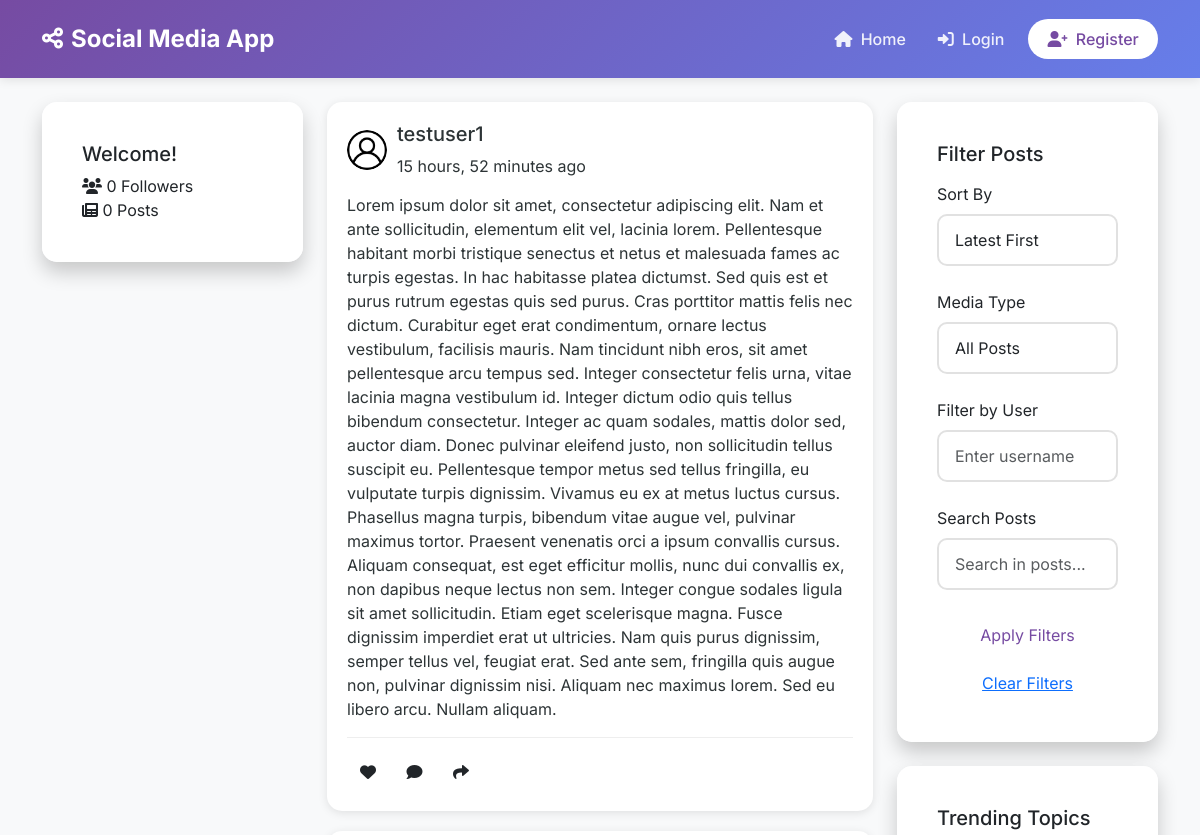
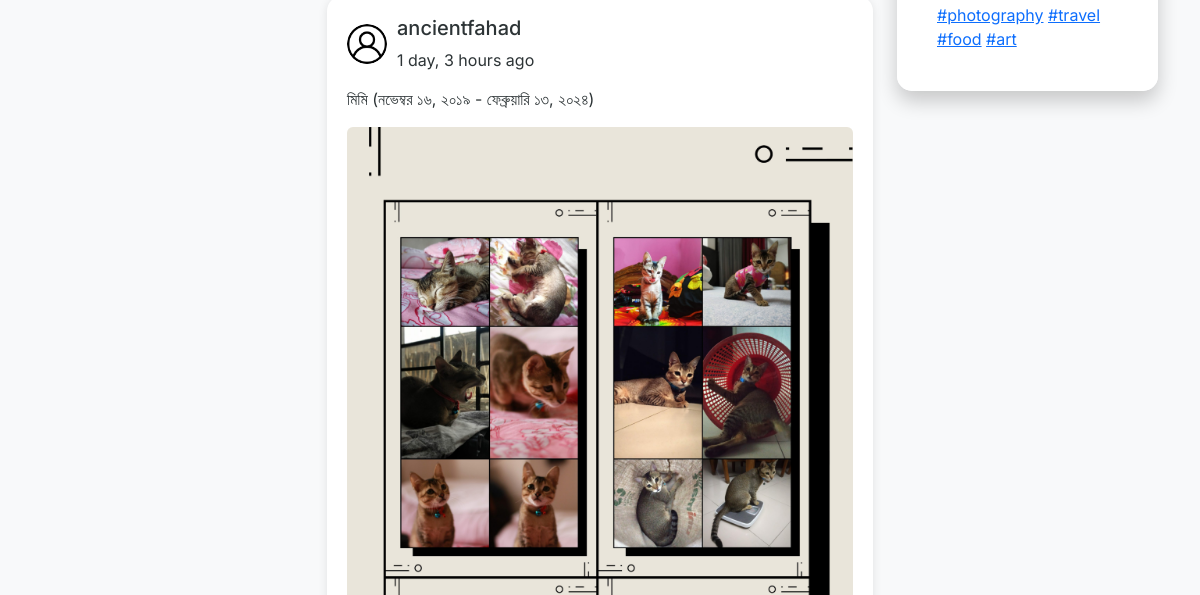
/ (upper part), run on an earlier commit of the app's database (2 pictures, top to bottom).
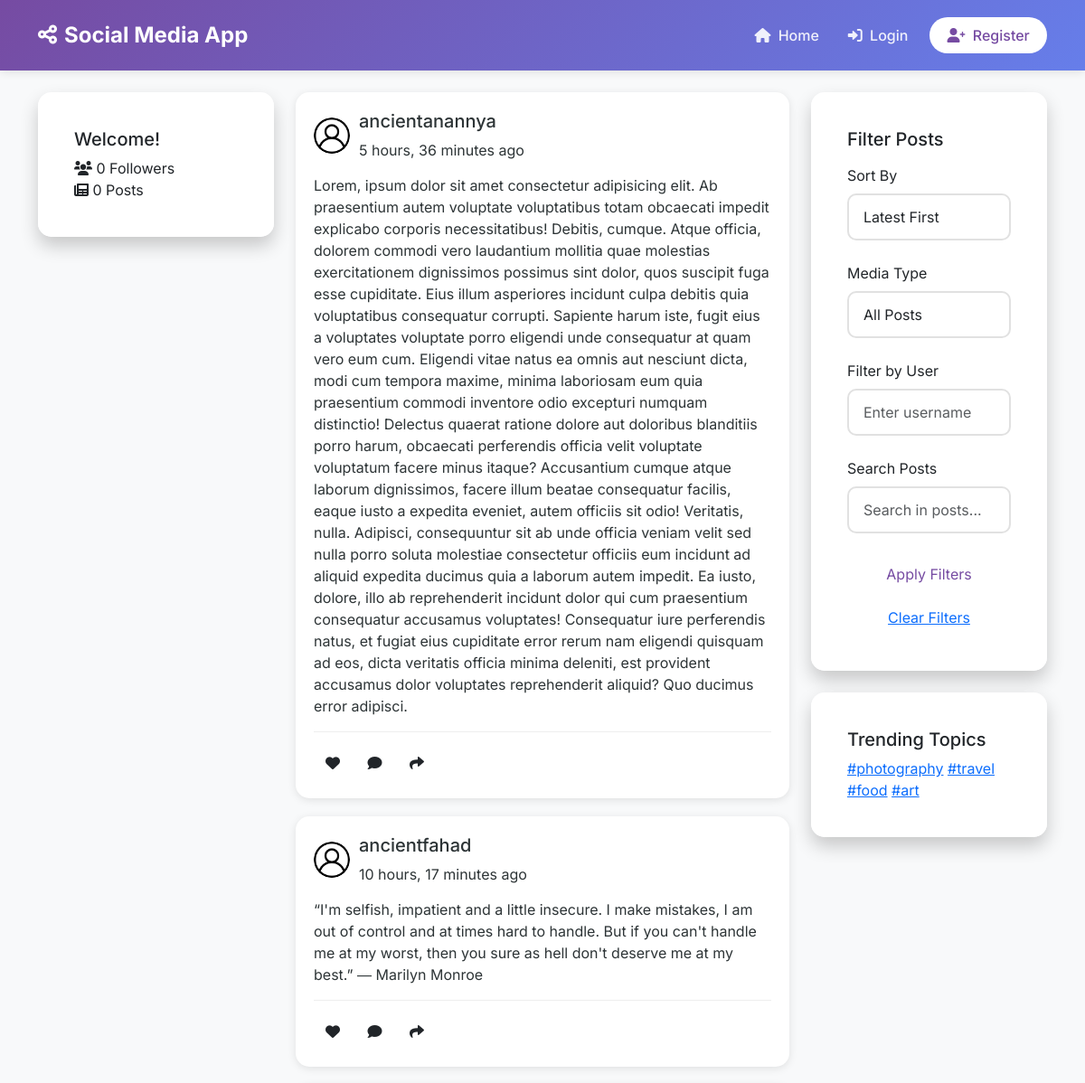
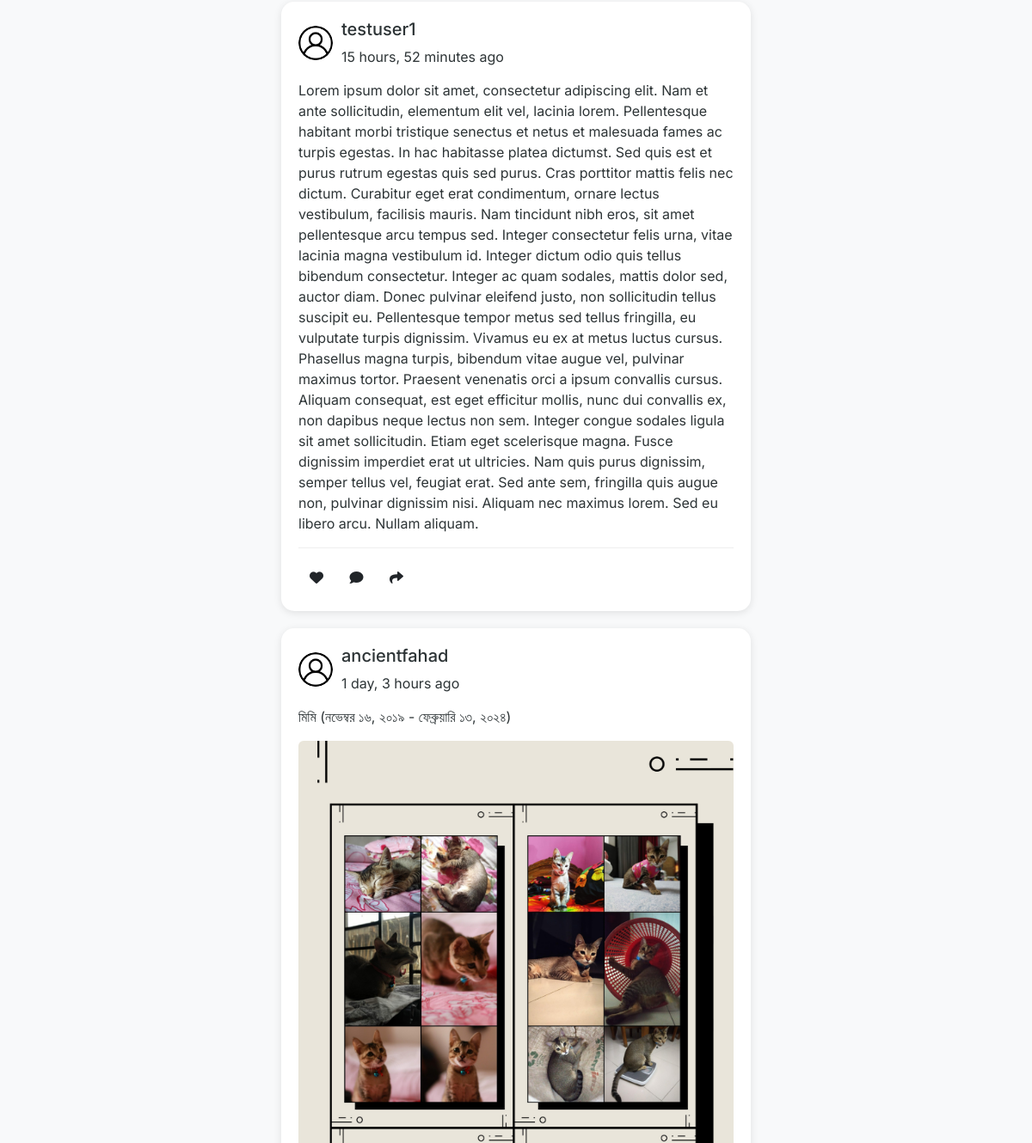
And on a later commit of the database (2 pictures, top to bottom).
### core/models.py (models this page shows, shortened)
class Post(models.Model):
    user = models.ForeignKey(User, on_delete=models.CASCADE, related_name='posts')
    content = models.TextField()
    image = models.ImageField(upload_to='posts/', blank=True, null=True)
    created_at = models.DateTimeField(auto_now_add=True)
    updated_at = models.DateTimeField(auto_now=True)
    class Meta:
        ordering = ['-created_at']

### core/views.py (the view)
# urls.py: path('', views.HomeView.as_view(), name='home'),
class HomeView(ListView):
    model = Post
    template_name = 'core/home.html'
    context_object_name = 'posts'
    paginate_by = 10
    def get_queryset(self):
        queryset = Post.objects.all()
        date_filter = self.request.GET.get('date', 'latest')
        if date_filter == 'oldest':
            queryset = queryset.order_by('created_at')
        else:
            queryset = queryset.order_by('-created_at')
        media_filter = self.request.GET.get('media', 'all')
        print(f"HomeView - Media filter: {media_filter}")
        if media_filter == 'text':
            queryset = queryset.filter(Q(image__isnull=True) | Q(image=''))
            print(f"HomeView - Text-only posts: {queryset.count()}")
        elif media_filter == 'images':
            queryset = queryset.exclude(Q(image__isnull=True) | Q(image=''))
            print(f"HomeView - Image posts: {queryset.count()}")
        user_filter = self.request.GET.get('user', '')
        if user_filter:
            queryset = queryset.filter(user__username__iexact=user_filter)
        search_query = self.request.GET.get('q', '')
        if search_query:
            queryset = queryset.filter(content__icontains=search_query)
        print(f"HomeView - Final queryset count: {queryset.count()}")
        return queryset
    def get_context_data(self, **kwargs):
        context = super().get_context_data(**kwargs)
        context['date_filter'] = self.request.GET.get('date', 'latest')
        context['media_filter'] = self.request.GET.get('media', 'all')
        context['user_filter'] = self.request.GET.get('user', '')
        context['search_query'] = self.request.GET.get('q', '')
        return context

### templates/core/home.html (shortened to what this page needs)
{% extends 'base.html' %}
{% load static %}
{% block content %}
<div class="home-container">
    <div class="row">
        <div class="col-lg-3 d-none d-lg-block">
            <div class="card sidebar-card">
                <div class="card-body">
                    <h5 class="sidebar-title">Welcome{% if user.is_authenticated %}, {{ user.username }}{% endif %}!</h5>
                    <div class="quick-stats">
                        <div class="stat-item">
                            <i class="fas fa-users"></i>
                            <span>{{ user.followers.count|default:"0" }} Followers</span>
                        </div>
                        <div class="stat-item">
                            <i class="fas fa-newspaper"></i>
                            <span>{{ user.posts.count|default:"0" }} Posts</span>
                        </div>
                    </div>
                </div>
            </div>
        </div>
        <div class="col-lg-6">
            <div class="posts-container">
                {% for post in posts %}
                    <div class="post-card fade-in">
                        <div class="post-header">
                            <div class="user-info">
                                <img src="{{ post.user.profile.avatar.url|default:'/static/images/default-avatar.png' }}"
                                     class="user-avatar" alt="Profile picture">
                                <div class="user-details">
                                    <h5 class="username">{{ post.user.username }}</h5>
                                    <span class="post-time">{{ post.created_at|timesince }} ago</span>
                                </div>
                            </div>
                        </div>
                        <div class="post-content">
                            <p>{{ post.content }}</p>
                            {% if post.image %}
                                <div class="post-image">
                                    <img src="{{ post.image.url }}" class="img-fluid rounded" alt="Post image"
                                         onclick="openImageModal(this.src)">
                                </div>
                            {% endif %}
                        </div>
                        <div class="post-footer">
                            <div class="interaction-buttons">
                                <button class="btn btn-like {% if user in post.likes.all %}active{% endif %}"
                                        data-post-id="{{ post.id }}">
                                    <i class="fas fa-heart"></i>
                                </button>
                                <button class="btn btn-comment" onclick="">
                                    <i class="fas fa-comment"></i>
                                </button>
                                <button class="btn btn-share" onclick="">
                                    <i class="fas fa-share"></i>
                                </button>
                            </div>
                        </div>
                    </div>
                {% endfor %}
            </div>
        </div>
        <div class="col-lg-3 d-none d-lg-block">
            <div class="card sidebar-card mb-4">
                <div class="card-body">
                    <h5 class="sidebar-title">Filter Posts</h5>
                    <form method="GET" action="" class="mt-3">
                        <div class="form-group">
                            <label class="form-label">Sort By</label>
                            <select name="date" class="form-control">
                                <option value="latest" {% if date_filter == 'latest' %}selected{% endif %}>Latest First</option>
                            </select>
                        </div>
                        <div class="form-group">
                            <label class="form-label">Media Type</label>
                            <select name="media" class="form-control">
                                <option value="all" {% if media_filter == 'all' %}selected{% endif %}>All Posts</option>
                            </select>
                        </div>
                        <div class="form-group">
                            <label class="form-label">Filter by User</label>
                            <input type="text" name="user" class="form-control" value="{{ user_filter }}"
                                   placeholder="Enter username">
                        </div>
                        <div class="form-group mb-4">
                            <label class="form-label">Search Posts</label>
                            <input type="text" name="q" class="form-control" value="{{ search_query }}"
                                   placeholder="Search in posts...">
                        </div>
                        <button type="submit" class="btn btn-custom-primary w-100">
                            Apply Filters
                        </button>
                        {% if date_filter or media_filter or user_filter or search_query %}
                            <a href="?" class="btn btn-link w-100 mt-2">Clear Filters</a>
                        {% endif %}
                    </form>
                </div>
            </div>
            <div class="card sidebar-card">
                <div class="card-body">
                    <h5 class="sidebar-title">Trending Topics</h5>
                    <div class="trending-tags">
                        <a href="#" class="tag">#photography</a>
                        <a href="#" class="tag">#travel</a>
                        <a href="#" class="tag">#food</a>
                        <a href="#" class="tag">#art</a>
                    </div>
                </div>
            </div>
        </div>
    </div>
</div>
{% endblock %}

### templates/base.html (shortened to what this page needs)
{% load static %}
<!DOCTYPE html>
<html lang="en">
<head>
    <link href="https://cdn.jsdelivr.net/npm/bootstrap@5.3.0/dist/css/bootstrap.min.css" rel="stylesheet">
    <link rel="stylesheet" href="https://cdnjs.cloudflare.com/ajax/libs/font-awesome/6.0.0/css/all.min.css">
    <link rel="stylesheet" href="{% static 'css/style.css' %}">
</head>
<body>
    <nav class="navbar navbar-expand-lg custom-navbar sticky-top">
        <div class="container">
            <a class="navbar-brand" href="{% url 'home' %}">
                <i class="fas fa-share-nodes me-2"></i>Social Media App
            </a>
            <div class="collapse navbar-collapse" id="navbarNav">
                <ul class="navbar-nav ms-auto align-items-center">
                    <li class="nav-item">
                        <a class="nav-link" href="{% url 'home' %}">
                            <i class="fas fa-home me-1"></i> Home
                        </a>
                    </li>
                    {% if user.is_authenticated %}
                        <li class="nav-item">
                            <a class="nav-link" href="{% url 'profile' %}">
                                <i class="fas fa-user me-1"></i> Profile
                            </a>
                        </li>
                        <li class="nav-item">
                            <a class="nav-link btn btn-custom-primary ms-2" href="{% url 'post_create' %}">
                                <i class="fas fa-plus me-1"></i> New Post
                            </a>
                        </li>
                        <li class="nav-item">
                            <form method="post" action="{% url 'logout' %}" class="d-inline">
                                {% csrf_token %}
                                <button type="submit" class="btn btn-link nav-link">
                                    <i class="fas fa-sign-out-alt me-1"></i> Logout
                                </button>
                            </form>
                        </li>
                    {% else %}
                        <li class="nav-item">
                            <a class="nav-link" href="{% url 'login' %}">
                                <i class="fas fa-sign-in-alt me-1"></i> Login
                            </a>
                        </li>
                        <li class="nav-item">
                            <a class="nav-link btn btn-custom-primary ms-2" href="{% url 'register' %}">
                                <i class="fas fa-user-plus me-1"></i> Register
                            </a>
                        </li>
                    {% endif %}
                </ul>
            </div>
        </div>
    </nav>
    <main class="container py-4">
        {% block content %}
        {% endblock %}
    </main>
</body>
</html>

### static/css/style.css (style rules this page uses)
:root { --primary-color: #764ba2; --secondary-color: #667eea; --background-color: #f8f9fa; --text-color: #2d3436; --navbar-height: 70px; }
body { font-family: 'Inter', sans-serif; background-color: var(--background-color); color: var(--text-color); min-height: 100vh; display: flex; flex-direction: column; }
.custom-navbar { background: linear-gradient(135deg, var(--primary-color), var(--secondary-color)); padding: 1rem 0; box-shadow: 0 2px 10px rgba(0, 0, 0, 0.1); }
.navbar-brand { color: white !important; font-weight: 700; font-size: 1.5rem; }
.nav-link { color: rgba(255, 255, 255, 0.9) !important; font-weight: 500; transition: all 0.3s ease; padding: 0.5rem 1rem !important; }
.btn-custom-primary { background-color: white; color: var(--primary-color) !important; border-radius: 20px; padding: 0.5rem 1.2rem !important; transition: all 0.3s ease; }
.card { border: none; border-radius: 15px; box-shadow: 0 10px 20px rgba(0,0,0,0.2); backdrop-filter: blur(10px); background: rgba(255, 255, 255, 0.95); transition: transform 0.3s ease; }
.card-body { padding: 2.5rem; }
.form-group { margin-bottom: 1.5rem; position: relative; }
.form-control { border-radius: 10px; padding: 0.75rem 1rem; border: 2px solid #e1e1e1; transition: all 0.3s ease; }
.post-card { background: white; border-radius: 15px; border: none; box-shadow: 0 2px 10px rgba(0,0,0,0.1); margin-bottom: 20px; padding: 20px; }
.post-header { display: flex; justify-content: space-between; align-items: center; margin-bottom: 15px; }
.user-info { display: flex; align-items: center; }
.user-avatar { width: 40px; height: 40px; border-radius: 50%; margin-right: 10px; object-fit: cover; }
.post-footer { border-top: 1px solid #eee; padding-top: 15px; }
.fade-in { animation: fadeIn 0.5s ease; }

What changed in the data, as far as the page shows it:
added Post: user.username "ancientanannya", created_at "5 hours, 36 minutes", content "Lorem, ipsum dolor sit amet consectetur adipisicing elit. Ab praesentium autem voluptate voluptatibus totam obcaecati impedit explicabo corporis necessitatibus! Debitis, cumque. Atque officia, dolorem commodi vero laudantium mollitia quae molestias exercitationem dignissimos possimus sint dolor, quos suscipit fuga esse cupiditate. Eius illum asperiores incidunt culpa debitis quia voluptatibus consequatur corrupti. Sapiente harum iste, fugit eius a voluptates voluptate porro eligendi unde consequatur at quam vero eum cum. Eligendi vitae natus ea omnis aut nesciunt dicta, modi cum tempora maxime, minima laboriosam eum quia praesentium commodi inventore odio excepturi numquam distinctio!…"
added Post: user.username "ancientfahad", created_at "10 hours, 17 minutes", content "“I'm selfish, impatient and a little insecure. I make mistakes, I am out of control and at times hard to handle. But if you can't handle me at my worst, then you sure as hell don't deserve me at my best.” ― Marilyn Monroe"
